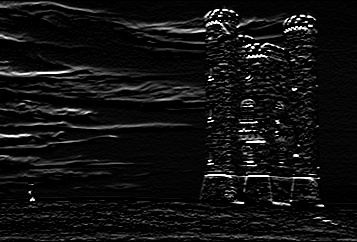
#> input picture grad_y.jpg, 357 x 242 px
$ python -i gsc.py   (imports and definitions only)   (older library calls are emulated)
#> lines starting #> are read from the running program, lines starting #| are printed output that depends on the picture
#> further down, picture is the input picture: shape (242, 357, 3); min 0, max 255, mean 17.7
import cv2
import numpy as np
from deap import tools


# [107 lines left out: functions cxSeamUniform, cxSeamTwoPoint, cxSeamOnePoint, to_integer, to_balanced_ternary, get_fitness and 1 more, not called in this run]


def get_energy_map_sobel(image):
    grad_x = cv2.Sobel(image, cv2.CV_64F, 1, 0)
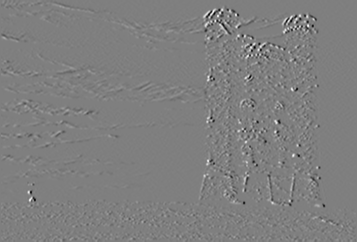
#> grad_x: shape (242, 357, 3) float64; min -959, max 961, mean -0.3; drawn with min black and max white
    grad_y = cv2.Sobel(image, cv2.CV_64F, 0, 1)
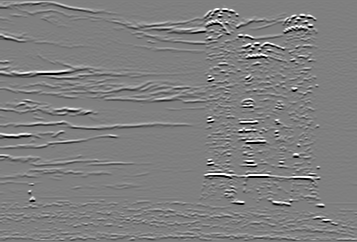
#> grad_y: shape (242, 357, 3) float64; min -1020, max 1020, mean 0.2; drawn with min black and max white

    abs_grad_x = cv2.convertScaleAbs(grad_x)
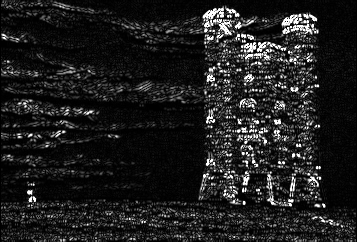
#> abs_grad_x: shape (242, 357, 3); min 0, max 255, mean 30.4
    abs_grad_y = cv2.convertScaleAbs(grad_y)
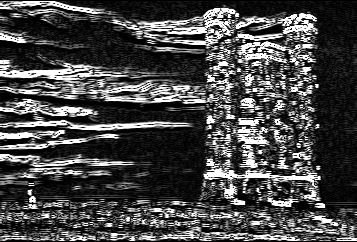
#> abs_grad_y: shape (242, 357, 3); min 0, max 255, mean 71.6

    energy_map = cv2.addWeighted(abs_grad_x, 1.0, abs_grad_y, 1.0, 0)
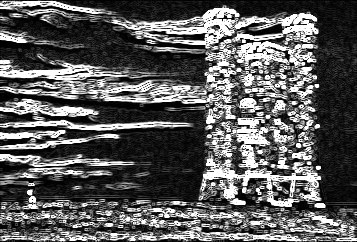
#> energy_map: shape (242, 357, 3); min 0, max 255, mean 90.8

    cv2.imwrite("energy_map.jpg", energy_map)

    return energy_map


# [39 lines left out: functions construct_seam, f_v, not called in this run]

>>> import cv2
>>> picture = cv2.imread('grad_y.jpg')
>>> result = get_energy_map_sobel(picture)
